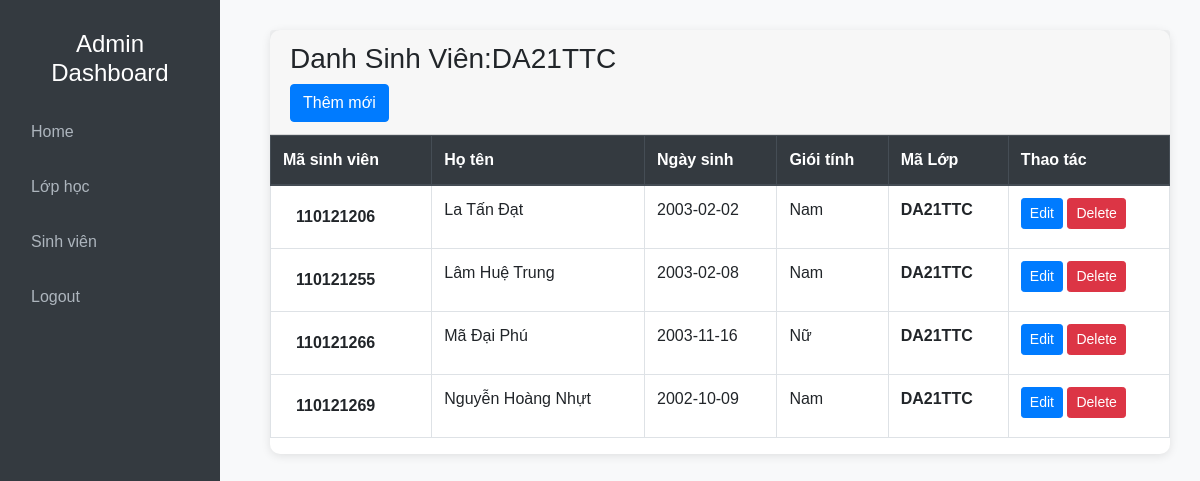
Page /admin/index.php?action=qllop&query=showup&malop=DA21TTC on the committed database.
### tables this page shows
CREATE TABLE `lophoc` (
  `maLop` varchar(12) NOT NULL,
  `tenLop` varchar(100) NOT NULL,
  `ghiChu` varchar(100) NOT NULL
);

CREATE TABLE `sinhvien` (
  `maSV` varchar(9) NOT NULL COMMENT 'Mã sinh viên',
  `hoLot` varchar(20) NOT NULL COMMENT 'Họ lót',
  `tenSV` varchar(10) NOT NULL COMMENT 'Tên sinh viên',
  `ngaySinh` date NOT NULL COMMENT 'Ngày sinh',
  `gioiTinh` varchar(6) NOT NULL COMMENT 'Giới tính',
  `maLop` varchar(20) NOT NULL COMMENT 'Mã Lớp',
  `email` varchar(255) NOT NULL COMMENT 'Email',
  `soDT` varchar(11) NOT NULL COMMENT 'Số điện thoại',
  `diaChi` text NOT NULL COMMENT 'Địa chỉ',
  `hinhAnh` varchar(255) NOT NULL COMMENT 'Hình ảnh'
);

### admin/modules/qlLop/showup.php (the view)
<?php
    $sql_lophoc = "SELECT *FROM lophoc where maLop = '$_GET[malop]' ";
    $querylophoc = mysqli_query($conn, $sql_lophoc) ;
    $row_title = mysqli_fetch_assoc($querylophoc);
    $sql = "SELECT * FROM sinhvien where maLop = '$_GET[malop]' ";
    $query = mysqli_query($conn, $sql);
?>
<div class="card">
        <div class="card-header ">
            <h3>Danh Sinh Viên:<?php echo $row_title ['maLop']?></h3>
            <a class = "btn btn-primary" href = "index.php?action=qlsv&query=them">Thêm mới</a>
        </div>
        <table class="table table-bordered table-hover">
            <thead class="thead-dark">
                <tr>
                    <th scope="col">Mã sinh viên</th>
                    <th scope="col">Họ tên</th>
                    <th scope="col">Ngày sinh</th>
                    <th scope="col">Giói tính</th>
                    <th scope="col">Mã Lớp</th>
                    <th scope="col">Thao tác</th>
                </tr>
            </thead>
            <tbody>
            <?php while($row = mysqli_fetch_array($query)){?>
                <tr>
                <td><a class="btn " href="index.php?action=qlsv&query=thongtin&masv=<?php echo $row['maSV'] ?>"><b><?php echo $row['maSV'] ?></b></a></td>
                    <td><?php echo $row['hoLot'] . " " . $row['tenSV']; ?></td>
                    <td><?php echo $row['ngaySinh']?></td>
                    <td><?php echo $row['gioiTinh']?></td>
                    <th><?php echo $row['maLop']?></th>
                    <td>
                        <a href="?action=qlsv&query=sua&masv=<?php echo $row['maSV'] ?>" class="btn btn-sm btn-primary" class="btn btn-sm btn-danger" type="submit" >Edit</a>
                        <a onclick = "return confirm('Bạn có thực sự muốn xóa không?')" href="modules/qlSV/xuly.php?masv=<?php echo $row['maSV']; ?>" class="btn btn-sm btn-danger" type="submit">Delete</a>
                    </td>
                </tr>
            <?php } ?>
            </tbody>
        </table>
    </div>

### css/dasboard.css (style rules this page uses)
body { font-family: 'Arial', sans-serif; background-color: #f8f9fa; }
.card { border: none; border-radius: 10px; box-shadow: 0 2px 10px rgba(0, 0, 0, 0.1); margin-bottom: 20px; }

### rows in the picture
lophoc: maLop "DA21TTC"
sinhvien: maSV "110121206", hoLot "La Tấn", tenSV "Đạt", ngaySinh "2003-02-02", gioiTinh "Nam", maLop "DA21TTC"
sinhvien: maSV "110121255", hoLot "Lâm Huệ", tenSV "Trung", ngaySinh "2003-02-08", gioiTinh "Nam", maLop "DA21TTC"
sinhvien: maSV "110121266", hoLot "Mã Đại", tenSV "Phú", ngaySinh "2003-11-16", gioiTinh "Nữ", maLop "DA21TTC"
sinhvien: maSV "110121269", hoLot "Nguyễn Hoàng", tenSV "Nhựt", ngaySinh "2002-10-09", gioiTinh "Nam", maLop "DA21TTC"
